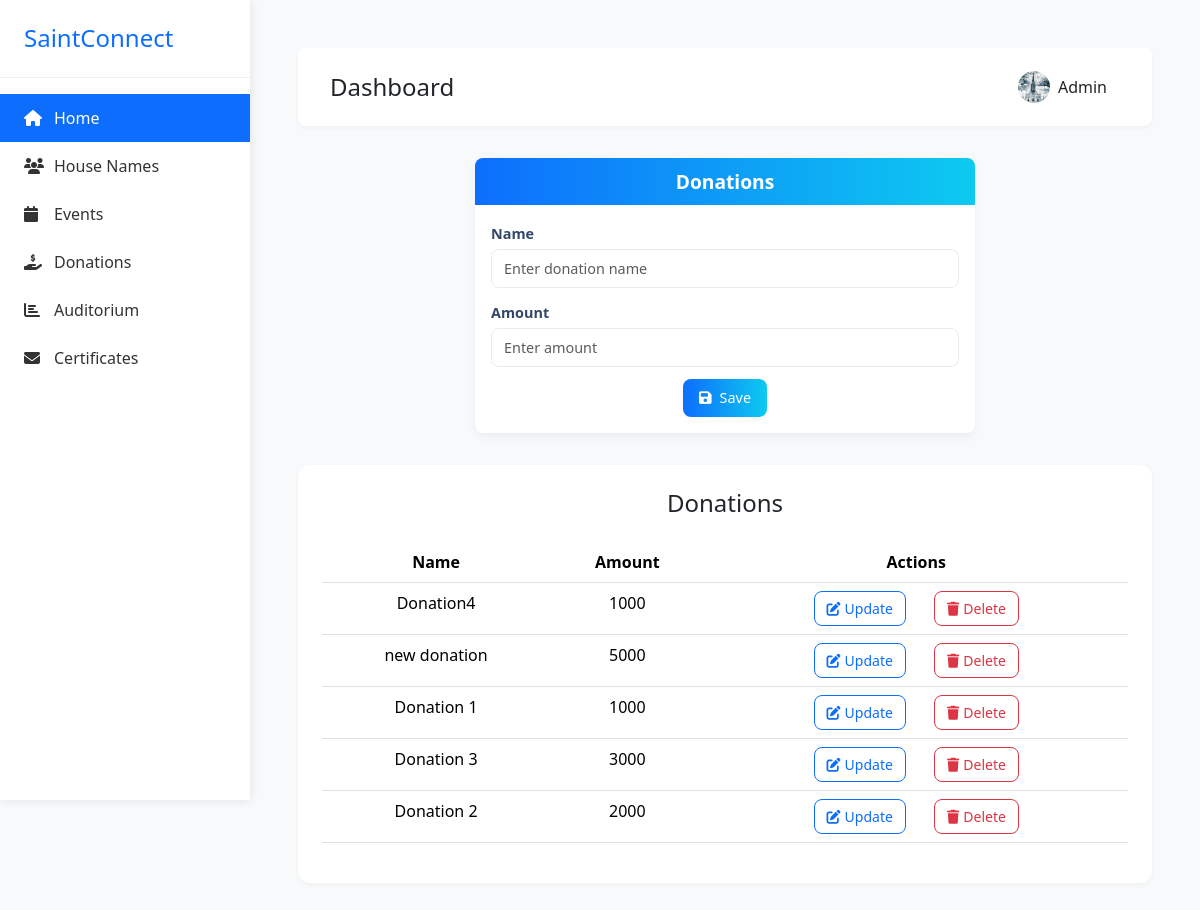
Page /donation_add/ (signed in) on the committed database.
### app/models.py (models this page shows, shortened)
class UserProfile_Model(models.Model):
    GENDER_CHOICES = [
        ('Male', 'Male'),
        ('Female', 'Female'),
        ('Others', 'Others'),
    ]
    ROLE_CHOICES = [
        ('Member', 'Member'),
        ('Staff', 'Staff'),
        ('Youth', 'Youth'),
        ('Committee Member', 'Committee Member'),
        ('Choir', 'Choir'),
    ]
    name=models.CharField(max_length=100,null=True)
    house_name=models.ForeignKey(House_Name,on_delete=models.CASCADE,null=True,blank=True)
    address=models.TextField(null=True)
    age=models.PositiveIntegerField(null=True)
    email=models.EmailField(null=True)
    gender=models.CharField(max_length=100,choices=GENDER_CHOICES,null=True)
    profile_picture=models.FileField(upload_to='images',null=True,blank=True)
    phone_number=models.PositiveIntegerField(null=True)
    role=models.CharField(max_length=100,choices=ROLE_CHOICES,null=True)
    date_of_birth=models.DateField(null=True,blank=True)
    user=models.OneToOneField(User,on_delete=models.CASCADE)
    created_date=models.DateField(auto_now_add=True)
    updated_date=models.DateField(auto_now=True)
    is_active=models.BooleanField(default=True)

class Donation(models.Model):
    name = models.CharField(max_length=200)
    amount = models.PositiveIntegerField()
    created_at = models.DateTimeField(auto_now_add=True,null=True, blank=True)
    updated_at = models.DateTimeField(auto_now=True,null=True, blank=True)

### app/views.py (the view, shortened to what this page needs)
# urls.py: path('donation_add/', Donation_Add_View.as_view(),name='donation_add'),
@method_decorator(Login_required,name='dispatch')
class Donation_Add_View(View):
    def get(self, request, *args, **kwargs):
        form = Donation_Form()
        data=Donation.objects.all().order_by('-id')
        user_id=request.user.id
        user=UserProfile_Model.objects.get(user_id=user_id)
        return render(request, 'donation_form.html', {'form': form,"data":data,'user':user})

### app/forms.py
class Donation_Form(forms.ModelForm):
    class Meta:
        model = Donation
        fields = ['name', 'amount']
        widgets = {
            'name': forms.TextInput(attrs={'class': 'form-control', 'placeholder': 'Enter donation name'}),
            'amount': forms.NumberInput(attrs={'class': 'form-control', 'placeholder': 'Enter amount'}),
        }

### app/views.py (called while the page is built)
def Login_required(fn):
    def wrapper(request,*args,**kwargs):
        if not request.user.is_authenticated:
            return redirect('login')
        else:
            return fn(request,*args,**kwargs)
    return wrapper

### app/templates/donation_form.html (shortened to what this page needs)
<!DOCTYPE html>
<html lang="en">
<head>
    <link href="https://cdnjs.cloudflare.com/ajax/libs/bootstrap/5.3.2/css/bootstrap.min.css" rel="stylesheet">
    <link href="https://cdnjs.cloudflare.com/ajax/libs/font-awesome/6.4.0/css/all.min.css" rel="stylesheet">
    <link rel="stylesheet" href="https://cdn.jsdelivr.net/npm/bootstrap-icons@1.11.3/font/bootstrap-icons.min.css">
</head>
<body>
    <div class="sidebar">
        <div class="sidebar-logo">
            <a class="sidebar-a" href="{% url 'home' %}">
                <h4 class="m-0 text-primary">SaintConnect</h4>
            </a>
        </div>
        <div class="sidebar-menu">
            <a href="{% url 'admin' %}" class="active"><i class="fas fa-home"></i> Home</a>
            <a href="{% url 'house_name' %}"><i class="fas fa-users"></i> House Names</a>
            <a href="{% url 'event_list' %}"><i class="fas fa-calendar"></i> Events</a>
            <a href="{% url 'donation_add' %}"><i class="fas fa-hand-holding-usd"></i> Donations</a>
            <a href="{% url 'auditorium_add' %}"><i class="fas fa-chart-bar"></i> Auditorium</a>
            <a href="{% url 'admin_approval' %}"><i class="fas fa-envelope"></i> Certificates</a>
        </div>
    </div>
    <div class="main-content">
        <div class="top-bar d-flex justify-content-between align-items-center">
            <h4 class="m-0">Dashboard</h4>
            <div class="profile-dropdown dropdown">
                <button class="btn dropdown-toggle d-flex align-items-center gap-2" type="button"
                        data-bs-toggle="dropdown">
                        {% if user.profile_picture %}
                        <div style="background-image: url('{{ user.profile_picture.url }}')" alt="Profile"
                            class="profile-img"></div>
                        <span>{{request.user}}</span>
                        {% else %}
                        <div style="border: 1px solid black;" alt="Profile"
                            class="profile-img"></div>
                        <span>{{request.user}}</span>
                        {% endif %}
                    </button>
            </div>
        </div>
        <div class="card">
            <div class="card-header">
                <h2 class="card-title text-center">Donations</h2>
            </div>
            <div class="card-body">
                <form action="" method="post">
                    {% for field in form %}
                    <div class="mb-3">
                        <label for="{{ field.id_for_label }}" class="form-label">{{ field.label }}</label>
                        {{ field }}
                    </div>
                    {% endfor %}
                    <div class="d-flex justify-content-center align-items-center">
                        <button type="submit" class="btn btn-primary">
                            <i class="fas fa-save me-2"></i>Save
                        </button>
                    </div>
                </form>
            </div>
        </div>
        <div class="table-container">
            <div class="mb-4">
                <h4 class="m-0">Donations</h4>
            </div>
            <div class="table-responsive">
                <table class="table table-hover">
                    <thead>
                        <tr>
                            <th>Name</th>
                            <th>Amount</th>
                            <th class="">Actions</th>
                        </tr>
                    </thead>
                    <tbody>
                        {% for i in data %}
                        <tr>
                            <td>{{ i.name }}</td>
                            <td>{{ i.amount }}</td>
                            <td class="">
                                <a href="{% url 'donation_update' i.id %}"
                                   class="btn btn-sm btn-outline-primary btn-action me-4">
                                    <i class="fas fa-edit me-1"></i>Update
                                </a>
                                <a href="{% url 'donation_delete' i.id %}"
                                   class="btn btn-sm btn-outline-danger btn-action"
                                   onclick="return confirm('Are you sure you want to delete this donation?')">
                                    <i class="fas fa-trash me-1"></i>Delete
                                </a>
                            </td>
                        </tr>
                        {% empty %}
                        <tr>
                            <td colspan="2" class="text-center py-4 text-muted">
                                No houses found
                            </td>
                        </tr>
                        {% endfor %}
                    </tbody>
                </table>
            </div>
        </div>
    </div>
</body>
</html>

### app/templates/donation_form.html (style rules this page uses)
:root { --primary-color: #0d6efd; --sidebar-width: 250px; }
body { background-color: #f8f9fa; min-height: 100vh; }
.sidebar { width: var(--sidebar-width); background: #fff; position: fixed; top: 0; left: 0; height: 100vh; box-shadow: 0 0 10px rgba(0, 0, 0, 0.1); z-index: 1000; transition: transform 0.3s ease; }
.sidebar-logo { padding: 1.5rem; border-bottom: 1px solid #eee; }
.sidebar-menu { padding: 1rem 0; }
.sidebar-menu a { padding: 0.75rem 1.5rem; color: #333; text-decoration: none; display: flex; align-items: center; transition: all 0.3s; }
.sidebar-menu a.active { background: var(--primary-color); color: white; }
.sidebar-menu i { width: 20px; margin-right: 10px; }
.card { background: white; border-radius: 1rem; box-shadow: 0 8px 20px rgba(0, 0, 0, 0.05); border: none; transition: transform 0.3s ease; }
.table-container { background: white; border-radius: 0.75rem; padding: 1.5rem; box-shadow: 0 2px 4px rgba(0,0,0,0.04); margin-top: 2rem; text-align: center; }
.btn-action { padding: 0.375rem 0.75rem; border-radius: 0.5rem; }
.main-content { margin-left: var(--sidebar-width); padding: 2rem; transition: margin-left 0.3s ease; }
.top-bar { background: white; padding: 1rem 2rem; box-shadow: 0 2px 4px rgba(0, 0, 0, 0.04); margin-bottom: 2rem; border-radius: 0.5rem; }
.profile-dropdown .dropdown-toggle::after { display: none; }
.profile-img { width: 32px; height: 32px; border-radius: 50%; object-fit: cover; background-position: center; background-size: cover; }
.sidebar-a { text-decoration: none; }
:root { --primary-color: #0d6efd; }
body { background-color: #f8f9fa; padding: 1rem; }
.card { background: white; border-radius: 0.5rem; box-shadow: 0 4px 10px rgba(0, 0, 0, 0.05); border: none; max-width: 500px; margin: 0 auto; }
.card-header { background: linear-gradient(to right, #0d6efd, #0dcaf0); color: white; border-radius: 0.5rem 0.5rem 0 0 !important; padding: 0.75rem 1rem; border: none; }
.card-header h2 { font-size: 1.2rem; font-weight: 600; margin: 0; color: white; }
.card-body { padding: 1rem; }
.form-label { font-weight: 600; color: #344767; margin-bottom: 0.25rem; font-size: 0.9rem; }
.form-control { border: 1px solid #e9ecef; padding: 0.5rem 0.75rem; border-radius: 0.5rem; font-size: 0.9rem; }
.btn-primary { padding: 0.5rem 1rem; border-radius: 0.5rem; font-weight: 500; font-size: 0.9rem; background: linear-gradient(to right, #0d6efd, #0dcaf0); border: none; }
.mb-3 { margin-bottom: 0.75rem !important; }

### rows in the picture
UserProfile_Model: profile_picture (picture)
Donation: name "Donation4", amount "1000"
Donation: name "new donation", amount "5000"
Donation: name "Donation 1", amount "1000"
Donation: name "Donation 3", amount "3000"
Donation: name "Donation 2", amount "2000"

### other values in the picture
{{ request.user }} "Admin"
{{ field.label }} "Name" "Amount"
